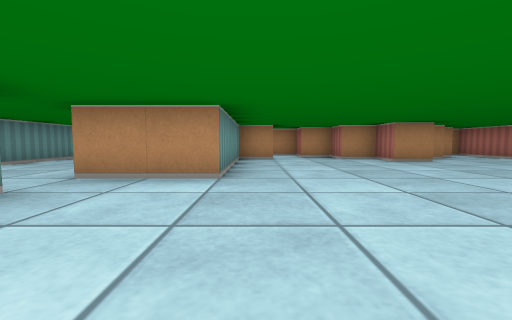
View 1 (above)

23 first-person views from a walk through a cub3D ray-caster map. The camera is about half as high as the walls, tilts 4° down and sees 90° across. The floor is counted in squares. Each view is taken from the middle of a square. On the plan, view 1 faces up. The plan holds only what a view shows up to about 9 squares ahead; the rest is blank.

View 2
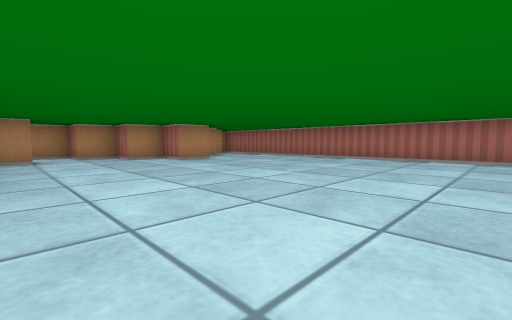

View 3
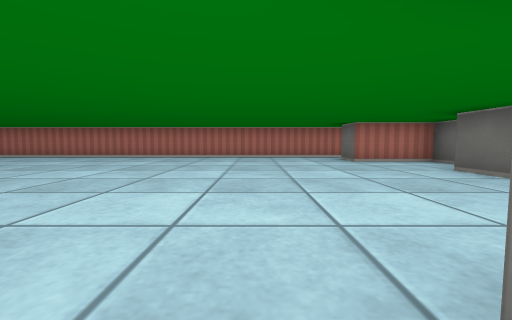

View 4
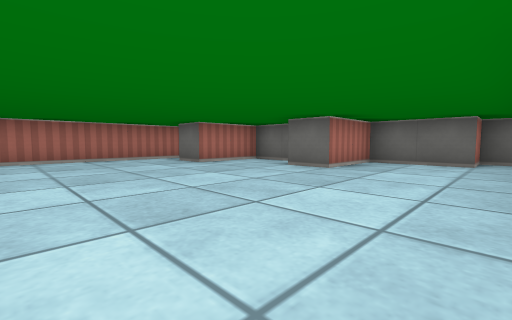

View 5
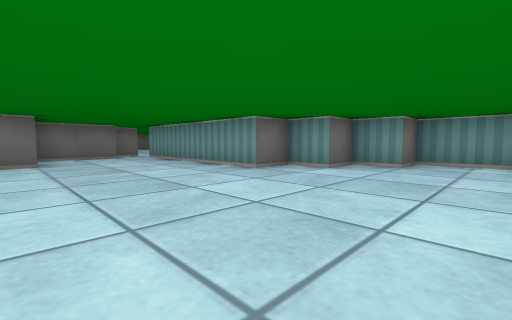

View 6
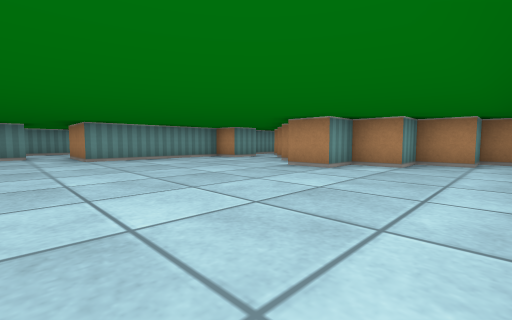

View 7
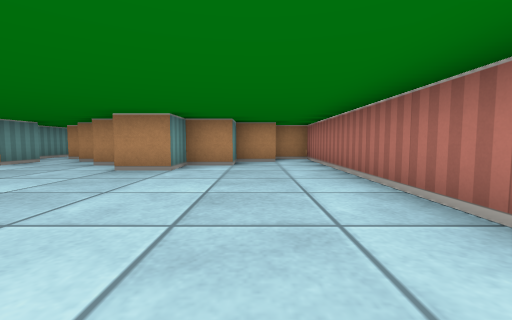

View 8
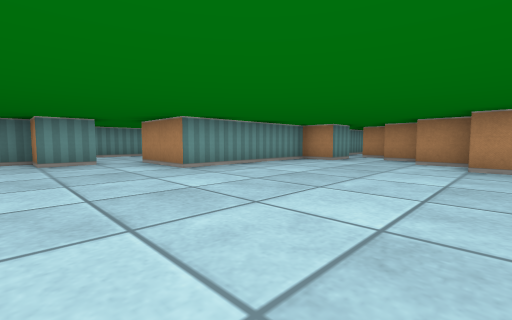

View 9
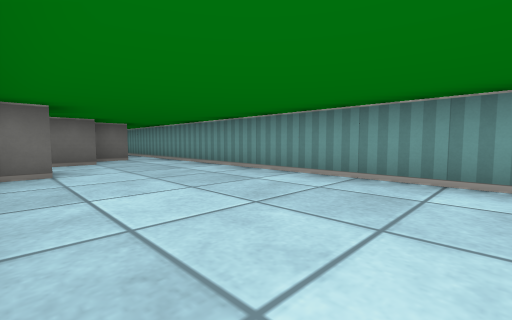

View 10
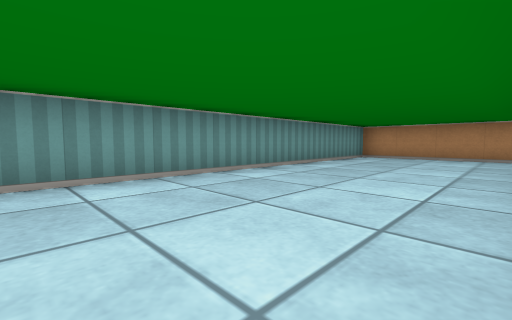

View 11
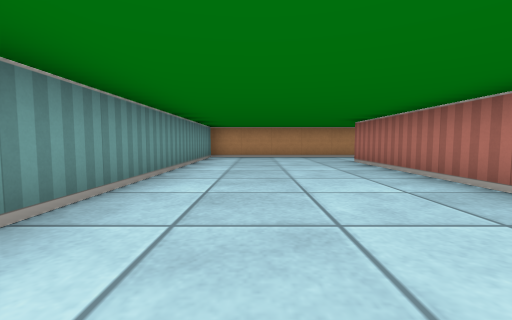

View 12
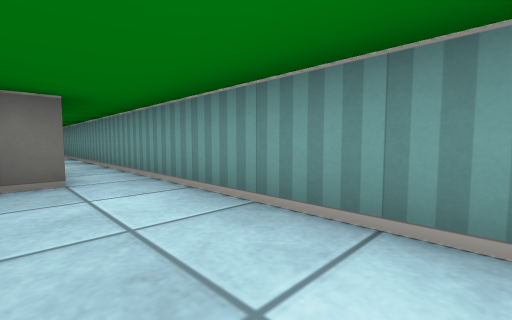

View 13
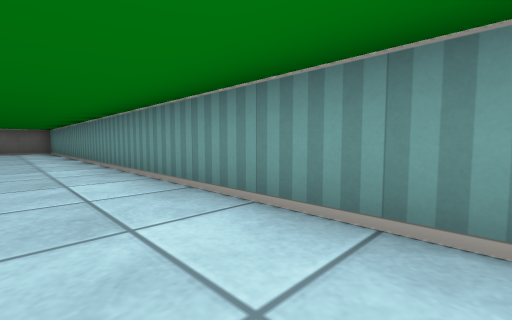

View 14
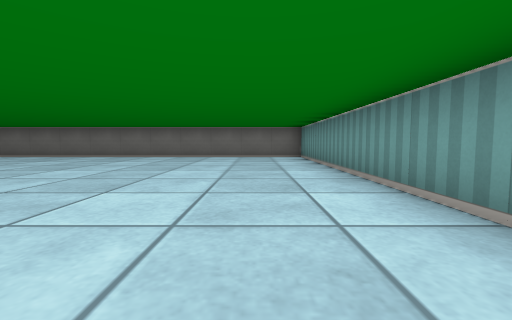

View 15
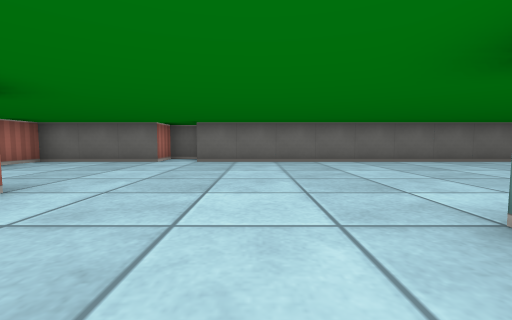

View 16
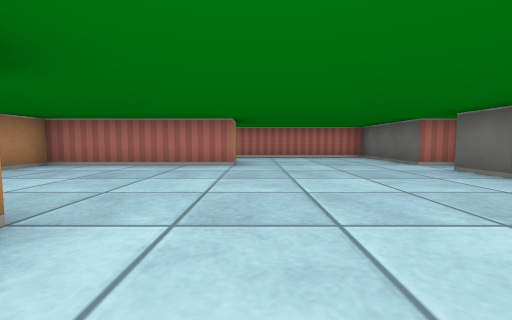

View 17
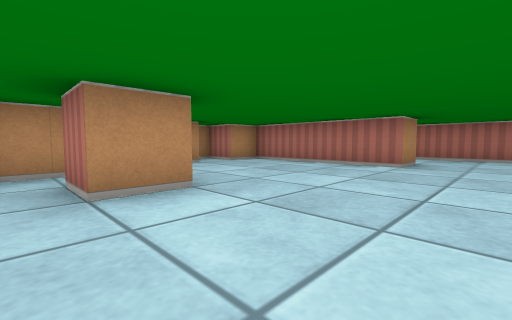

View 18
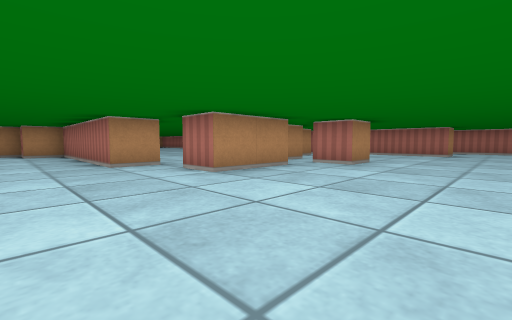

View 19
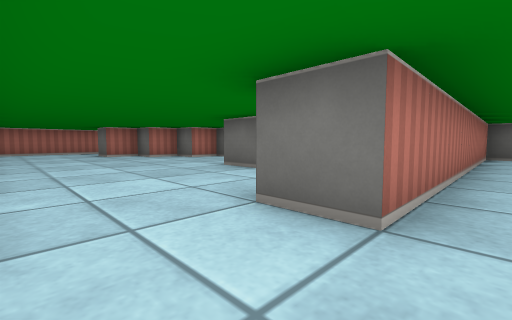

View 20
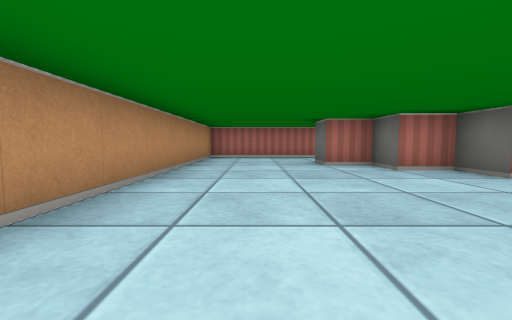

View 21
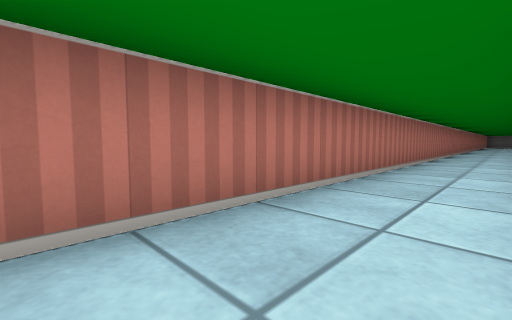

View 22
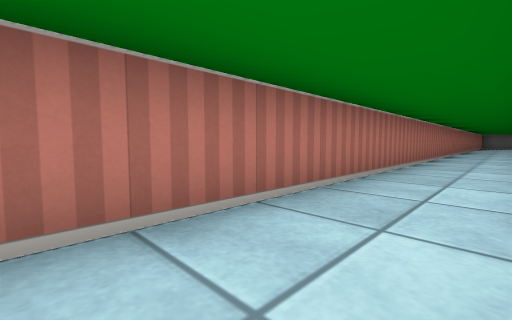

View 23
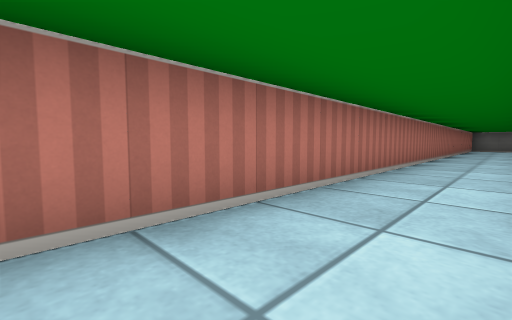

### Floor plan
Ten units are one square. View 1 is at (0, 0); x grows to the right and y downward. Boxes are objects, and circles mark ways between rooms. Rooms are numbered by the first view taken in them; rooms with no view inside come last. Other rooms are left out.
<svg viewBox="-60 -150 170 320">
<path fill="none" stroke="#000" d="M-25 -25 -25 -15 -35 -15 -35 5 -25 5 -25 15 -15 15 -15 25 -5 25 -5 75M75 51 75 -95 65 -95 65 -85 55 -85 55 -75 45 -75 45 -65 35 -65 35 -75 25 -75 25 -85 15 -85 15 -95 5 -95M42 65 55 65 55 45 65 45M5 -86 5 -75 -5 -75 -5 -35 -25 -35M5 75 25 75 25 55 35 55M-26 -45 -15 -45 -15 -125M-36 -25 -25 -25M-46 -15 -35 -15M-16 -145 -55 -145 -55 15M15 95 -5 95 -5 85 5 85 5 75M36 105 25 105 25 95M35 85 19 85M-5 75 -15 75 -15 25 -25 25 -25 15 -30 15M85 115 75 115 75 75 65 75 65 65 61 65M66 165 75 165 75 155 105 155 105 125M-55 15 -55 155 65 155M55 -85 55 -95 65 -95 65 -105 75 -105 75 -115 85 -115M15 -105 25 -105M-5 -109 -5 -96M-15 -125 -5 -125M-6 -145 -16 -145M105 92 105 -145 34 -145M105 125 105 110"/>
<circle cx="-20" cy="-30" r="3" fill="#2a7"/>
<circle cx="0" cy="80" r="3" fill="#2a7"/>
<circle cx="0" cy="-100" r="3" fill="#2a7"/>
<circle cx="-50" cy="20" r="3" fill="#2a7"/>
<circle cx="-10" cy="-135" r="3" fill="#2a7"/>
<circle cx="95" cy="115" r="3" fill="#2a7"/>
<text x="30" y="-10">1</text>
<text x="-40" y="-80">2</text>
<text x="10" y="110">3</text>
<text x="90" y="-60">4</text>
</svg>
Room 1 opens to room 2. Room 1 opens to room 3. Room 1 opens to room 4. Room 2 opens to room 3. Room 2 opens to room 4. Room 3 opens to room 4.

Where each view was taken, in squares from view 1:
view 1: 0 up, 0 right, facing up
view 2: 0 up, 0 right, facing up-right
view 3: 2 down, 1 left, facing right
view 4: 1 down, 0 right, facing down-right
view 5: 1 up, 3 right, facing down-left
view 6: 2 up, 7 right, facing up-left
view 7: 2 up, 6 right, facing up
view 8: 1 up, 4 right, facing up-left
view 9: 9 up, 2 left, facing down-left
view 10: 6 up, 2 left, facing up-left
view 11: 6 up, 4 left, facing up
view 12: 5 up, 4 left, facing down-left
view 13: 2 down, 4 left, facing down-left
view 14: 7 down, 4 left, facing down
view 15: 9 down, 5 right, facing down
view 16: 12 down, 2 right, facing right
view 17: 13 down, 2 right, facing up-right
view 18: 13 down, 3 left, facing up-right
view 19: 14 up, 2 left, facing down-right
view 20: 13 up, 2 right, facing right
view 21: 13 up, 9 right, facing down-right
view 22: 8 up, 9 right, facing down-right
view 23: 2 up, 9 right, facing down-right
